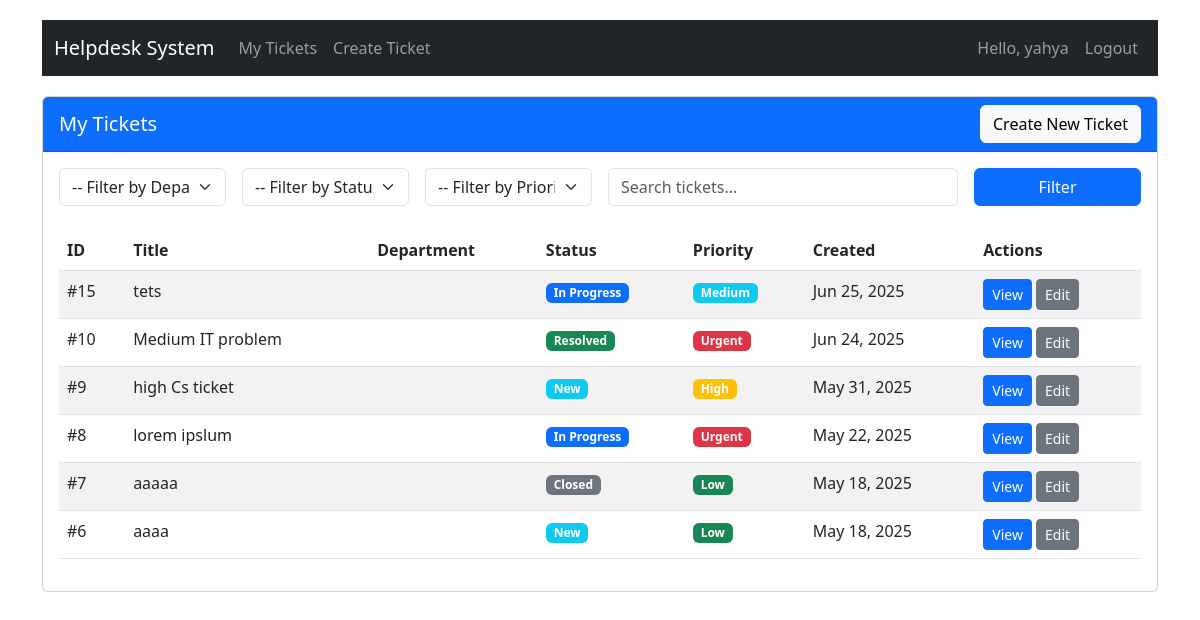
The page /my-tickets/ (signed in) on the database as committed earlier.
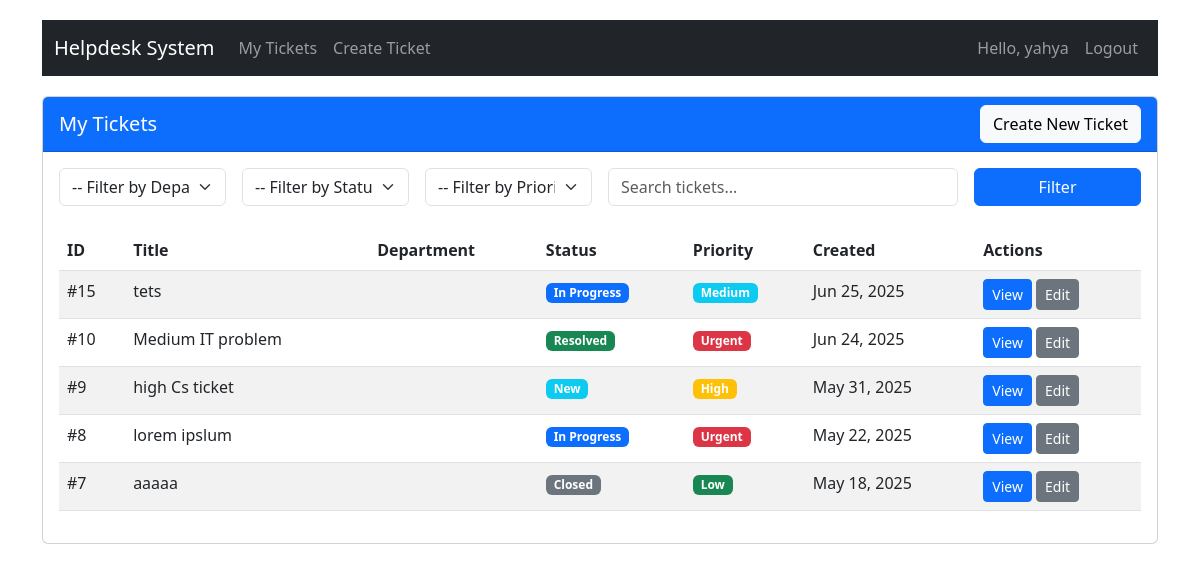
The same page on the database as committed later.
### tickets/models.py (models this page shows, shortened)
class Ticket(models.Model):
    STATUS_CHOICES = (
        ('new', 'New'),
        ('in_progress', 'In Progress'),
        ('pending', 'Pending'),
        ('resolved', 'Resolved'),
        ('closed', 'Closed'),
    )
    PRIORITY_CHOICES = (
        ('low', 'Low'),
        ('medium', 'Medium'),
        ('high', 'High'),
        ('urgent', 'Urgent'),
    )
    title = models.CharField(max_length=200)
    description = models.TextField()
    created_by = models.ForeignKey(User, on_delete=models.CASCADE, related_name='created_tickets')
    assigned_to = models.ForeignKey(User, on_delete=models.SET_NULL, null=True, blank=True, related_name='assigned_tickets')
    department = models.ForeignKey(Department, on_delete=models.PROTECT, related_name='tickets', null=True, blank=True)
    status = models.CharField(max_length=20, choices=STATUS_CHOICES, default='new')
    priority = models.CharField(max_length=20, choices=PRIORITY_CHOICES, default='medium')
    created_at = models.DateTimeField(auto_now_add=True)
    updated_at = models.DateTimeField(auto_now=True)

### tickets/views.py (the view)
# urls.py: path('my-tickets/', views.my_tickets, name='my_tickets'),
@login_required
def my_tickets(request):
    if request.user.is_staff or request.user.is_superuser:
        messages.warning(request, "Staff and administrators do not have personal tickets.")
        return redirect('dashboard')
    status = request.GET.get('status', '')
    priority = request.GET.get('priority', '')
    search = request.GET.get('search', '')
    department_id = request.GET.get('department', '')
    tickets = Ticket.objects.filter(created_by=request.user)
    if status:
        tickets = tickets.filter(status=status)
    if priority:
        tickets = tickets.filter(priority=priority)
    if department_id:
        tickets = tickets.filter(department_id=department_id)
    if search:
        tickets = tickets.filter(
            Q(title__icontains=search) |
            Q(description__icontains=search)
        )
    tickets = tickets.order_by('-created_at')
    departments = Department.objects.all()
    context = {
        'tickets': tickets,
        'status_filter': status,
        'priority_filter': priority,
        'search_query': search,
        'departments': departments,
        'selected_department': department_id,
    }
    return render(request, 'tickets/my_tickets.html', context)

### tickets/templates/tickets/my_tickets.html (shortened to what the changed rows need)
{% extends 'base.html' %}
{% block content %}
<div class="row mb-4">
    <div class="col-md-12">
        <div class="card">
            <div class="card-body">
                <div class="table-responsive">
                    <table class="table table-striped">
                        <thead>
                            <tr>
                                <th>ID</th>
                                <th>Title</th>
                                <th>Department</th>
                                <th>Status</th>
                                <th>Priority</th>
                                <th>Created</th>
                                <th>Actions</th>
                            </tr>
                        </thead>
                        <tbody>
                            {% for ticket in tickets %}
                            <tr>
                                <td>#{{ ticket.id }}</td>
                                <td>{{ ticket.title }}</td>
                                <td>{{ ticket.department.get_name_display }}</td>
                                <td>
                                    {% if ticket.status == 'new' %}
                                    <span class="badge bg-info">New</span>
                                    {% elif ticket.status == 'in_progress' %}
                                    <span class="badge bg-primary">In Progress</span>
                                    {% elif ticket.status == 'pending' %}
                                    <span class="badge bg-warning">Pending</span>
                                    {% elif ticket.status == 'resolved' %}
                                    <span class="badge bg-success">Resolved</span>
                                    {% else %}
                                    <span class="badge bg-secondary">Closed</span>
                                    {% endif %}
                                </td>
                                <td>
                                    {% if ticket.priority == 'low' %}
                                    <span class="badge bg-success">Low</span>
                                    {% elif ticket.priority == 'medium' %}
                                    <span class="badge bg-info">Medium</span>
                                    {% elif ticket.priority == 'high' %}
                                    <span class="badge bg-warning">High</span>
                                    {% else %}
                                    <span class="badge bg-danger">Urgent</span>
                                    {% endif %}
                                </td>
                                <td>{{ ticket.created_at|date:"M d, Y" }}</td>
                                <td>
                                    <a href="{% url 'ticket_detail' ticket.id %}" class="btn btn-sm btn-primary">View</a>
                                    <a href="{% url 'update_ticket' ticket.id %}" class="btn btn-sm btn-secondary">Edit</a>
                                </td>
                            </tr>
                            {% empty %}
                            <tr>
                                <td colspan="7" class="text-center">No tickets found.</td>
                            </tr>
                            {% endfor %}
                        </tbody>
                    </table>
                </div>
            </div>
        </div>
    </div>
</div>
{% endblock %}

Rows that differ between the two databases and show on the page:
removed Ticket: id "6", title "aaaa", status "New", priority "Low", created_at "May 18, 2025"
